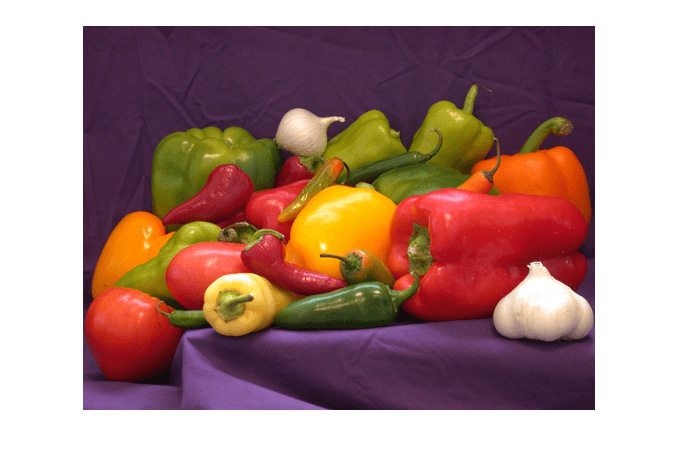
#> input picture pratica1_py/peppers.png, 678 x 467 px
$ jupyter execute filtros_lineares_nlineares.ipynb
#> lines starting #> are read from the running program, lines starting #| are printed output that depends on the picture
[cell 1]
import cv2 as cv
import numpy as np
import matplotlib.pyplot as plt

[cell 2]
img = cv.imread('peppers.png', cv.IMREAD_COLOR)
#> img is the input picture: shape (467, 678, 3); mean B, G, R 132.5, 137.9, 171.7
img = cv.cvtColor(img, cv.COLOR_BGR2RGB)
plt.imshow(img)
plt.show()

### Mean blur

$kernel_n = \frac{1}{n}
            \begin{bmatrix}
                1 & \ldots & a_{1n} \\
                \vdots & \ddots & \vdots \\
                1 & \ldots & 1 \\
            \end{bmatrix} $

$MEAN \ BLUR(A)_n = A * kernel_n $

[cell 3]
fig, ax = plt.subplots(1, 3, figsize = (15, 5))

for i, val in enumerate([3, 5, 10]):
    media = cv.blur(img, (val, val))
    ax[i].imshow(media)
    ax[i].set_title(f"kernel = ({val}, {val})")
    ax[i].axis('off')
#> this loop made 3 passes
#> pass 2, `media = cv.blur(img, (val, val))`:
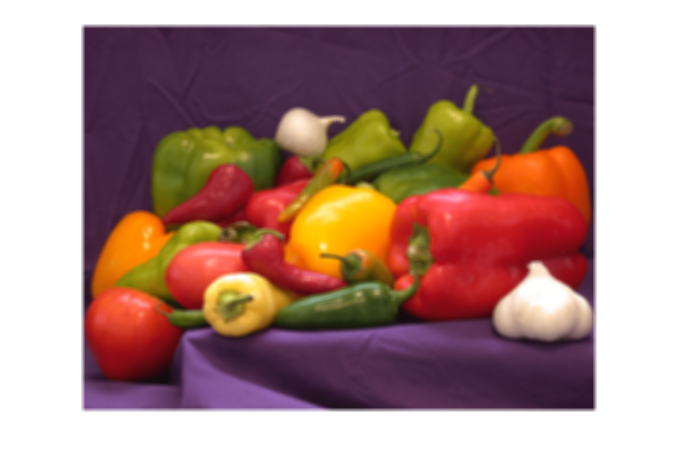
#> media: shape (467, 678, 3); mean R, G, B 171.7, 137.9, 132.5
#> pass 3, `media = cv.blur(img, (val, val))`:
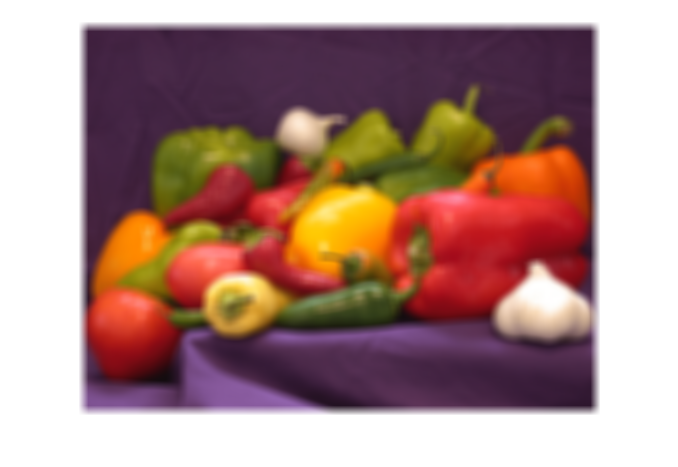
#> media: shape (467, 678, 3); mean R, G, B 171.7, 137.9, 132.5
plt.show()
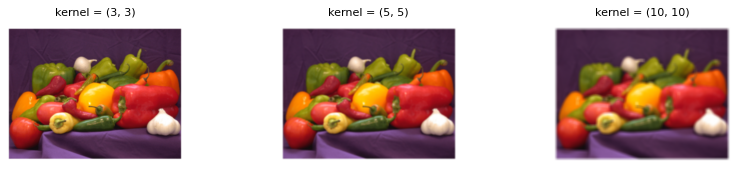
#> figure drawn by matplotlib, 3 panels

### Median blur
- Melhor para reduzir o	ruído
- Ordena-­se os vizinhos em ordem crescente.
- A	mediana	consiste nos m elementos que estão no meio do conjunto
- Eﬁciente contra ruídos localizados
- Admite apenas tamanhos ímpares de kernel

[cell 4]
#adicionando ruido para testar
def salt_and_pepper(image, salt_prob, pepper_prob):
#> called with salt_prob = 0.03, pepper_prob = 0
    noisy_image = np.copy(image)
    total_pixels = image.size
#> total_pixels = 949878

    # Add salt noise
    num_salt = int(total_pixels * salt_prob)
#> num_salt = 28496
    salt_coordinates = [np.random.randint(0, i - 1, num_salt) for i in image.shape]
    noisy_image[salt_coordinates[0], salt_coordinates[1]] = 255
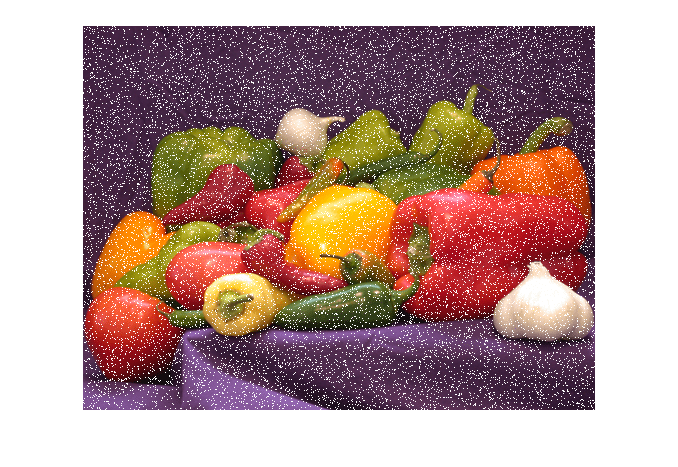
#> noisy_image: shape (467, 678, 3); mean R, G, B 178.9, 148, 143.2

    # Add pepper noise
    num_pepper = int(total_pixels * pepper_prob)
#> num_pepper = 0
    pepper_coordinates = [np.random.randint(0, i - 1, num_pepper) for i in image.shape]
#> pepper_coordinates = [empty array, empty array, empty array]
    noisy_image[pepper_coordinates[0], pepper_coordinates[1]] = 0

    return noisy_image

imagem_com_sal = salt_and_pepper(img, 0.03, 0)

plt.imshow(imagem_com_sal)
plt.show()

[cell 5]
#Após filtragem com o filtro de mediana:
#kernelsize = 3
mediana = cv.medianBlur(imagem_com_sal, 3)

[cell 6]
fig, ax = plt.subplots(1, 3, figsize = (15, 5))

for i, val in enumerate([1, 3, 5]):
    mediana = cv.medianBlur(imagem_com_sal, val)

    ax[i].imshow(mediana)
    ax[i].set_title(f"Mediana com k = {val}")
    ax[i].axis('off')

plt.show()
